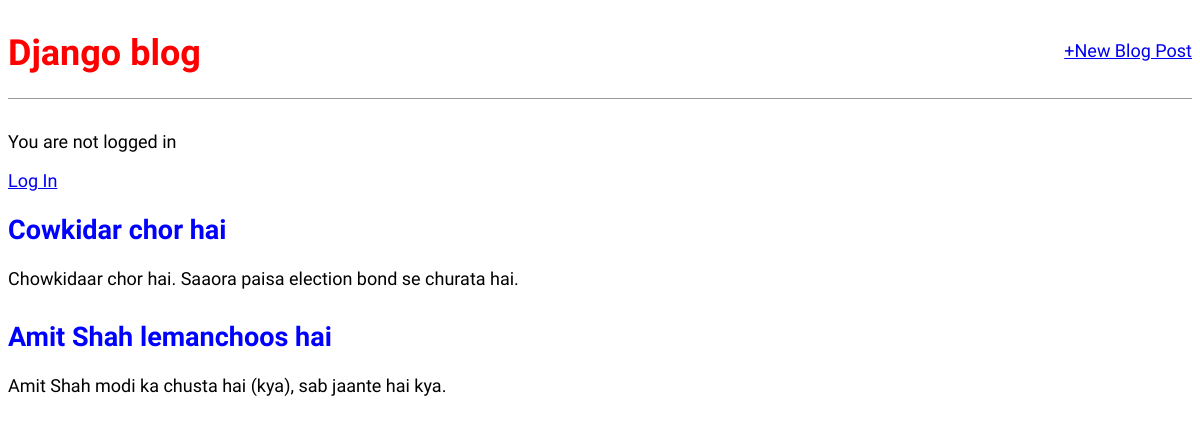
The app's page /, older data.
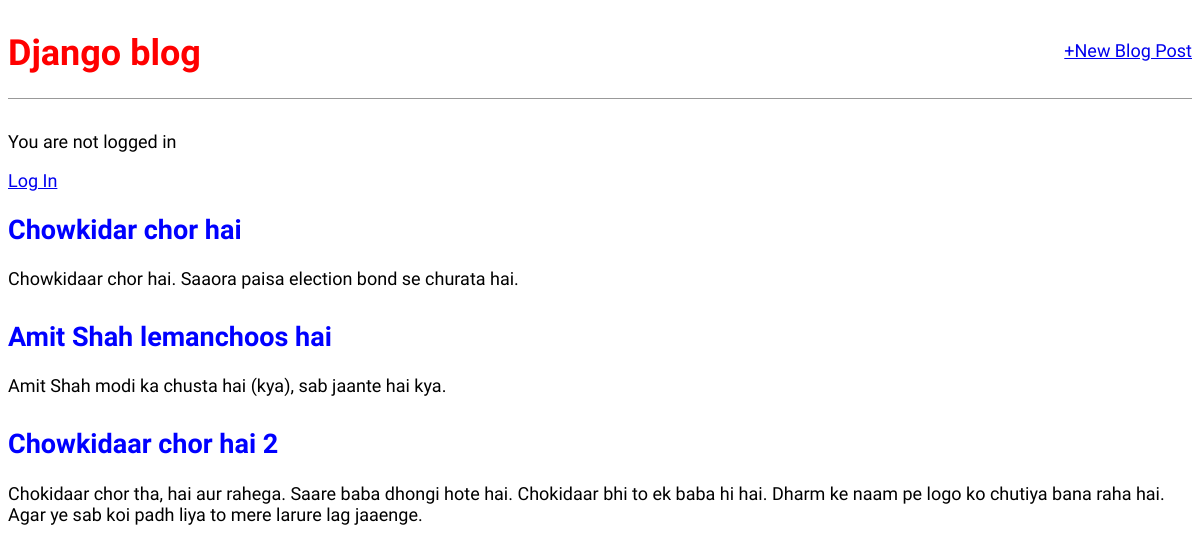
The same page, newer data.
### blog/models.py (models this page shows, shortened)
class Post(models.Model):
    title = models.CharField(max_length = 200)
    author = models.ForeignKey(
        'auth.User',
        on_delete = models.CASCADE,
        )
    body = models.TextField()

### blog/views.py (the view)
# urls.py: path('', BlogListView.as_view(), name='home'),
class BlogListView(ListView):
    model = Post
    template_name = 'home.html'

### templates/home.html
{% extends 'base.html' %}
{% block content %}
  {% for post in object_list %}
  <div class="post-entry">
    <h2><a href="{% url 'post_detail' post.pk %}">{{ post.title }}</a></h2>
    <p>{{ post.body }}</p>
  </div>
  {% endfor %}
{% endblock content %}

### templates/base.html (shortened to what this page needs)
<!DOCTYPE html>
{% load static %}
<html>
  <head>
    <link href="{% static 'css/base.css' %}" rel="stylesheet">
  </head>
  <body>
    <div>
    <header>
      <div class="nav-left">
        <h1><a href="{% url 'home' %}">Django blog</a></h1>
      </div>
      <div class="nav-right">
        <a href="{% url 'post_new' %}">+New Blog Post</a>
      </div>
    </header>
    {% if user.is_authenticated %}
      <p>Hi {{ user.username }}!</p>
      <a href= "{% url 'logout' %}">Log Out</a></p>
    {% else %}
      <p>You are not logged in</p>
      <a href="{% url 'login' %}">Log In</a>
    {% endif %}
      {% block content %}
      {% endblock content %}
    </div>
  </body>
</html>

### static/css/base.css (style rules this page uses)
body { font-family: 'Source Sans Pro', sans-serif; font-size: 18px }
header { border-bottom: 1px solid #999; margin-bottom: 2rem; display: flex; }
header h1 a { color: red; text-decoration: none; }
.nav-left { margin-right: auto; }
.nav-right { display: flex; padding-top: 2rem; }
.post-entry { margin-bottom: 2rem; }
.post-entry h2 { margin: Ǐ.ǔrem Ǐ; }
.post-entry h2 a, .post-entry h2 a:visited { color: blue; text-decoration: none; }
.post-entry p { margin: Ǐ; font-weight: ǓǏǏ; }

Row changes from the older to the newer data that the page shows:
changed Post "Chowkidaar chor hai. Saaora paisa election bond se churata hai.": title "Cowkidar chor hai" → "Chowkidar chor hai"
added Post: title "Chowkidaar chor hai 2", body "Chokidaar chor tha, hai aur rahega. Saare baba dhongi hote hai. Chokidaar bhi to ek baba hi hai. Dharm ke naam pe logo ko chutiya bana raha hai. Agar ye sab koi padh liya to mere larure lag jaaenge."
